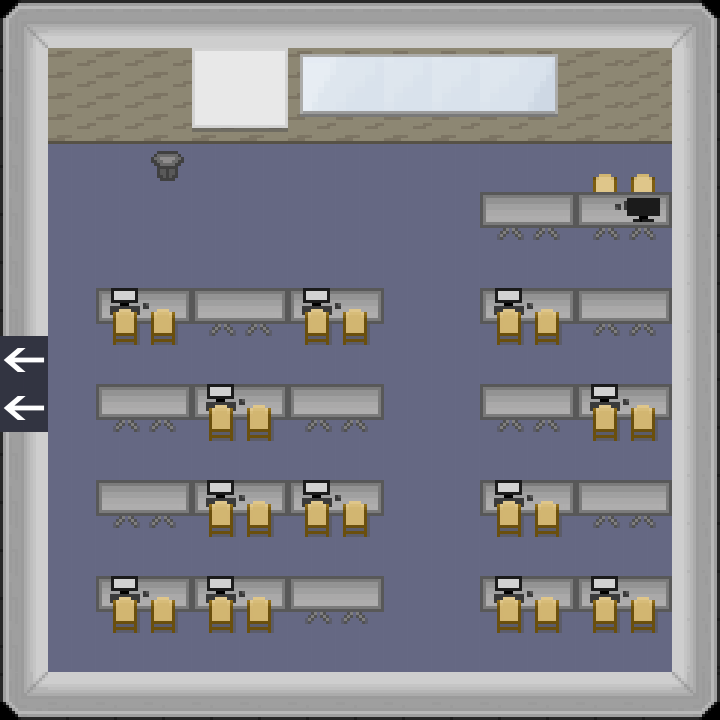

Tiled map render using the project's own tile images. Description and the map definition, with tile-layer contents summarised, below:
An orthogonal 15x15 tile map with 48x48 px tiles, 6 tile layers (floor 1, floor 2, map-transition, Murs, ...).

<map version="1.0" orientation="orthogonal" width="15" height="15" tilewidth="48" tileheight="48">
 <tileset firstgid="1" name="tilesheet" tilewidth="48" tileheight="48">
  <image source="../img/tilesheet.png" width="960" height="1820" />
 </tileset>
 <layer name="floor 1" width="15" height="15">
  <data>[225 cells, 221 non-empty, 1 distinct tile ids]</data>
 </layer>
 <layer name="floor 2" width="15" height="15">
  <data>[225 cells, 24 non-empty, 2 distinct tile ids]</data>
 </layer>
 <layer name="map-transition" width="15" height="15">
  <data>[225 cells, 4 non-empty, 2 distinct tile ids]</data>
 </layer>
 <layer name="Murs" width="15" height="15">
  <data>[225 cells, 80 non-empty, 12 distinct tile ids]</data>
 </layer>
 <layer name="Objets" width="15" height="15">
  <data>[225 cells, 69 non-empty, 15 distinct tile ids]</data>
 </layer>
 <layer name="Objets 2" width="15" height="15">
  <data>[225 cells, 12 non-empty, 6 distinct tile ids]</data>
 </layer>
</map>
